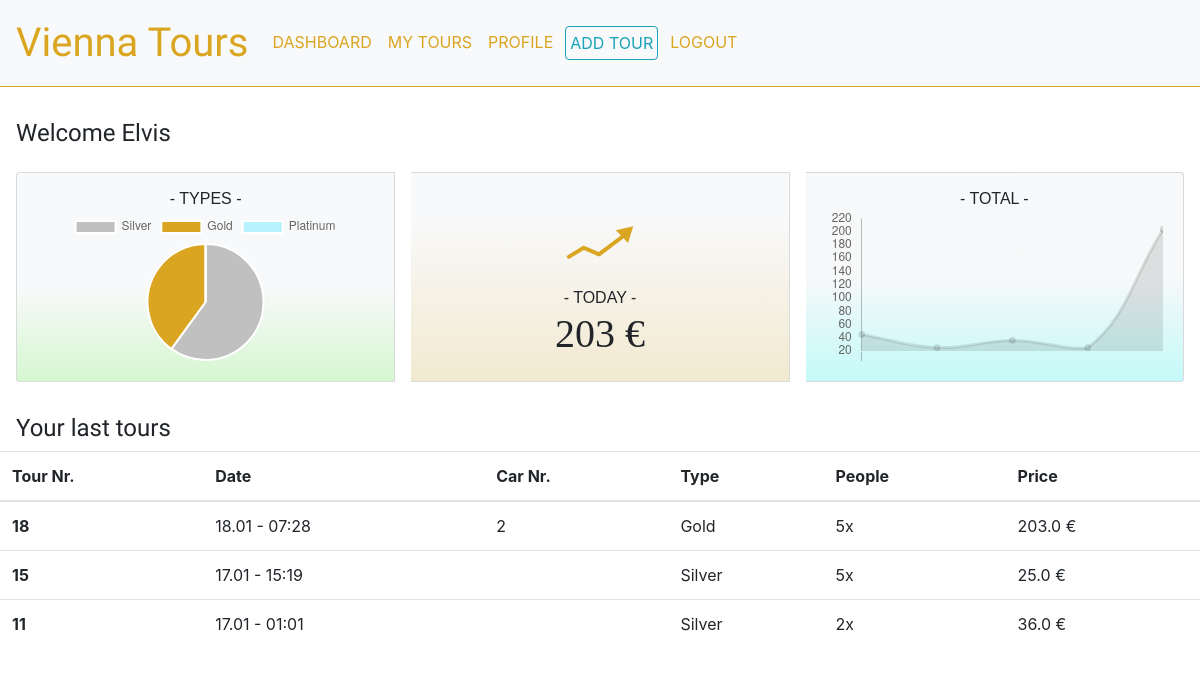
/users/ (signed in), run on the app's committed database.
### supervisor/models.py (models this page shows, shortened)
class Tour(models.Model):
    TOUR_CHOICES = (('Silver', 'Silver'), ('Gold', 'Gold'), ('Platinum', 'Platinum'))
    driverID = models.ForeignKey(User, null=True, on_delete=models.SET_NULL)  #TODO change to something else. If User is deleted, delete tours?
    carID = models.ForeignKey(Car, null=True, on_delete=models.SET_NULL) #TODO change to something else
    date = models.DateTimeField(default=timezone.now)
    duration = models.FloatField()
    tourType = models.CharField(max_length=20, choices=TOUR_CHOICES, default='Silver')
    people = models.IntegerField()
    price = models.FloatField()

class Car(models.Model):
    plate = models.CharField(max_length=4, unique=True)
    photoOption = models.ImageField(default='car-black.jpg', upload_to='cars_pics/')

### users/views.py (the view)
# urls.py: path('', views.dashboard, name='supervisor-dashboard'),
def dashboard(request):
    tours = Tour.objects.filter(driverID=request.user)
    stats = {
        'today': tours.filter(date__date=datetime.date.today()).aggregate(Sum('price')).get('price__sum'),
        'total': tours.aggregate(Sum('price')).get('price__sum'),
        'silver': tours.filter(tourType="Silver").count(),
        'gold': tours.filter(tourType="Gold").count(),
        'platinum': tours.filter(tourType="Platinum").count()
    }
    labels = ['Silver', 'Gold', 'Platinum']
    data = [stats.get('silver'), stats.get('gold'), stats.get('platinum')]
    tour_info = []
    tour_prices = []
    for tour in tours:
        pom = defaultfilters.date(tour.date, "DATE_FORMAT") + " - " + tour.tourType + " tour"
        tour_info.append(pom)
        tour_prices.append(tour.price)
    json_data = json.dumps(data)
    json_labels = json.dumps(labels)
    json_prices = json.dumps(tour_prices)
    json_dates = json.dumps(tour_info)
    json_stats = json.dumps(stats)
    tours = Tour.objects.filter(driverID=request.user).order_by('-date')[:3]
    return render(request, 'users/index.html', {
        'stats': json_stats,
        'tours': tours,
        'tourlabels': json_labels,
        'tourdata': json_data,
        'tourdates': json_dates,
        'tourprices': json_prices,
        })

### users/templates/users/index.html (shortened to what this page needs)
{% extends "nav-user.html" %}
{% block content %}
<div class="table-header">
    <h4>Welcome {{ user.get_short_name }}</h4>
</div>
<div class="card-group">
    <div class="card bg-light">
        <div class="card-body text-center" id="balance">
            <p class="card-subtitle">- TYPES -</p>
            <div>
                <canvas id="types-tours-chart"></canvas>
            </div>
       </div>
    </div>
    <div class="card bg-light">
        <div class="card-body text-center" id="driver-of-the-day">
            <img class="card-img" alt="trophy" src="../static/images/stats-icon.svg" />
            <p class="card-subtitle">- TODAY -</p>
            <h1 class="card-header-tabs" id="totalcounter" >0 €</h1>
        </div>
    </div>
    <div class="card bg-light">
        <div class="card-body text-center" id="total">
            <p class="card-subtitle">- TOTAL -</p>
            <div>
            <canvas id="earnings-chart"></canvas>
            </div>
        </div>
    </div>
</div>
<div class="table-header">
    <h4>Your last tours</h4>
</div>
<table class="table p-4">
    <thead>
        <tr>
            <th scope="col">Tour Nr.</th>
            <th scope="col">Date</th>
            <th scope="col">Car Nr.</th>
            <th scope="col">Type</th>
            <th scope="col">People</th>
            <th scope="col">Price</th>
        </tr>
    </thead>
    <tbody>
        {% for tour in tours %}
        <tr>
            <th scope="row">{{ tour.id }}</th>
            <td>{{ tour.date|date:"d.m - H:i" }}</td>
            <td>{{ tour.carID.id }}</td>
            <td>{{ tour.tourType }}</td>
            <td>{{ tour.people }}x</td>
            <td>{{ tour.price }} €</td>
        </tr>
        {% endfor %}
    </tbody>
</table>
{% block javascript %}
<script>
    var configTourTypes = {
        type: 'pie',
        data: {
            datasets: [{
                data: {{ tourdata| safe }},
                backgroundColor: ['#c0c0c0', '#daa520', '#b9f2ff'],
                label: 'Tours'}],
            labels: {{ tourlabels | safe }}
        },
        options: {
            responsive: true,
            maintainAspectRatio: false,
        }
    };
    var configTotalEarnings = {
        type: 'line',
        data: {
            datasets: [{
                data: {{ tourprices| safe }}
            }],
            labels: {{ tourdates | safe }}
        },
        options: {
            legend: {
                display: false
            },
            responsive: true,
            maintainAspectRatio: false,
            scales: {
            xAxes: [{
                ticks: {
                    display: false //this will remove only the label
                },
                gridLines: {
                color: "rgba(0, 0, 0, 0)",
            }
            }],
            yAxes: [{
            gridLines: {
                color: "rgba(0, 0, 0, 0)",
            }
            }]
        }
        }
    };
    //Count to specific value
    var jsonObject = JSON.parse('{{ stats | escapejs }}');
    console.log(jsonObject.today);
    var j = 0;
    var animationSpeed = 10;
    var maxLimit = jsonObject.today;
    function countValue() {
        if(j <= maxLimit) {
            document.getElementById("totalcounter").innerHTML = (parseInt(j) + " €");
        }
        j++;
        setTimeout(countValue, animationSpeed);
    }
    countValue();
    window.onload = function () {
        var ctx = document.getElementById('types-tours-chart').getContext('2d');
        window.myPie = new Chart(ctx, configTourTypes);
        var ctx2 = document.getElementById('earnings-chart').getContext('2d');
        window.myPie = new Chart(ctx2, configTotalEarnings);
    };
</script>
{% endblock javascript %}
{% endblock content %}

### users/static/styles/style-user.css (style rules this page uses)
body { padding-bottom: 5em; }
.card-header-tabs { font-family: "Gill Sans MT", serif; }
.card-img { max-width: 20%; height: auto; margin: 1em; }
.card { font-family: 'PT Sans Narrow', sans-serif; margin: 1em; }
.table-header { margin-top: 2em; margin-left: 1em; font-family: 'Raleway', sans-serif; }
#balance { background: rgb(80,237,47); background: linear-gradient(0deg, rgba(80,237,47,0.20770306413581052) 0%, rgba(255,255,255,0.07044816217502625) 45%); }
#driver-of-the-day { background: rgb(218,165,32); background: linear-gradient(0deg, rgba(218,165,32,0.1936974618949142) 0%, rgba(255,255,255,0.07044816217502625) 80%); }
#total { background: rgb(45,253,244); background: linear-gradient(0deg, rgba(45,253,244,0.25812323220303746) 0%, rgba(208,206,202,0.017226873659620057) 50%); }
body { font-family: "Lato", sans-serif; }

### data on the page
Tour: id "18", date "18.01 - 07:28", carID.id "2", tourType "Gold", people "5", price "203.0"
Tour: id "15", date "17.01 - 15:19", tourType "Silver", people "5", price "25.0"
Tour: id "11", date "17.01 - 01:01", tourType "Silver", people "2", price "36.0"

### other printed values
{{ user.get_short_name }} "Elvis"
chart data {{ tourdata| safe }} [3, 2, 0]
chart data {{ tourlabels | safe }} ["Silver", "Gold", "Platinum"]
chart data {{ tourprices| safe }} [45.0, 25.0, 36.0, 25.0, 203.0]
